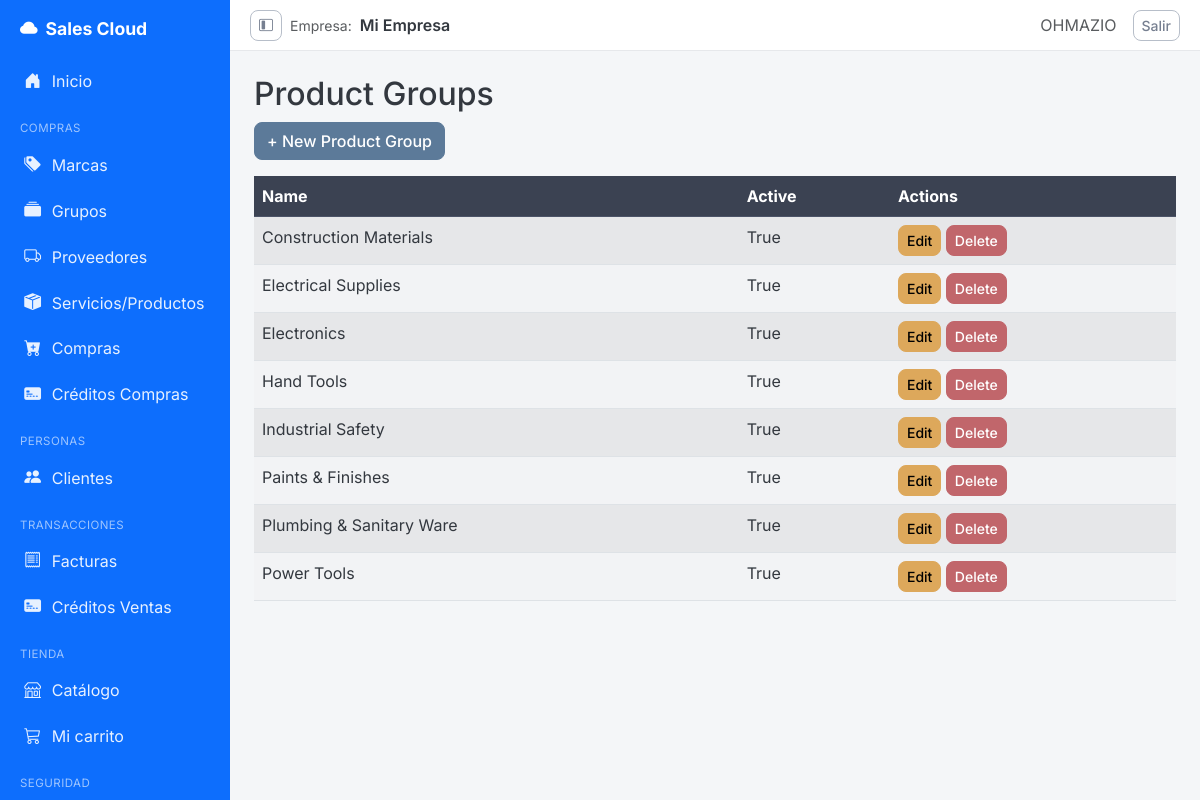
Screenshot of /groups/ (signed in) with the database file from the repository.
### billing/models.py (models this page shows, shortened)
class ProductGroup(models.Model):
    name = models.CharField(max_length=100, unique=True, verbose_name='Group Name')
    is_active = models.BooleanField(default=True)
    created_at = models.DateTimeField(auto_now_add=True)
    updated_at = models.DateTimeField(auto_now=True)
    class Meta:
        verbose_name = 'Product Group'
        verbose_name_plural = 'Product Groups'
        ordering = ['name']
        permissions = [
            ('export_productgroup', 'Can export product group'),
            ('print_productgroup', 'Can print product group'),
        ]

### billing/views.py (the view)
# urls.py: path('groups/', views.ProductGroupListView.as_view(), name='productgroup_list'),
class ProductGroupListView(LoginRequiredMixin, PermissionRequiredMixin, ListView):
    model = ProductGroup; template_name = 'billing/productgroup_list.html'; context_object_name = 'items'
    permission_required = 'billing.view_productgroup'; permission_redirect_url = '/'

### security/templatetags/security_tags.py (called while the page is built)
@register.filter(name='has_group')
def has_group(user, group_name):
    if not user.is_authenticated:
        return False
    if user.is_superuser:      # el superusuario ve todo
        return True
    return user.groups.filter(name=group_name).exists()

### shared/mixins.py (called while the page is built)
    def dispatch(self, request, *args, **kwargs):
        if not request.user.has_perm(self.permission_required):
            messages.error(request, self.permission_error_message)
            return redirect(self.permission_redirect_url)
        return super().dispatch(request, *args, **kwargs)

### storefront/context_processors.py (called while the page is built)
def cart(request):
    return {'cart': Cart(request)}

### billing/templates/billing/productgroup_list.html (shortened to what this page needs)
{% extends 'billing/base_sidebar.html' %}
{% block content %}
<h2>Product Groups</h2>
<a href="{% url 'billing:productgroup_create' %}" class="btn btn-primary mb-3">+ New Product Group</a>
<table class="table table-striped table-hover">
  <thead class="table-dark">
    <tr><th>Name</th><th>Active</th><th>Actions</th></tr>
  </thead>
  <tbody>
    {% for item in items %}
    <tr>
      <td>{{ item.name }}</td>
      <td>{{ item.is_active }}</td>
      <td>
        <a href="{% url 'billing:productgroup_update' item.pk %}" class="btn btn-sm btn-warning">Edit</a>
        <a href="{% url 'billing:productgroup_delete' item.pk %}" class="btn btn-sm btn-danger">Delete</a>
      </td>
    </tr>
    {% empty %}
    <tr><td colspan="3" class="text-center">No records.</td></tr>
    {% endfor %}
  </tbody>
</table>
{% endblock %}

### billing/templates/billing/base_sidebar.html (shortened to what this page needs)
{% load security_tags %}
{% load static %}
<!DOCTYPE html>
<html lang="es">
<head>
  <link href="https://cdn.jsdelivr.net/npm/bootstrap@5.3.0/dist/css/bootstrap.min.css" rel="stylesheet">
  <link rel="stylesheet" href="https://cdn.jsdelivr.net/npm/bootstrap-icons@1.11.1/font/bootstrap-icons.css">
  <link rel="stylesheet" href="{% static 'css/theme.css' %}">
</head>
<body>
<aside class="app-sidebar" id="appSidebar">
  <a class="brand" href="{% url 'billing:home' %}"><i class="bi bi-cloud-fill"></i><span>Sales Cloud</span></a>
  <nav class="nav flex-column">
    <a class="nav-link" href="{% url 'billing:home' %}" title="Inicio"><i class="bi bi-house-door-fill"></i><span>Inicio</span></a>
    {% if user.is_authenticated %}
    {% if user|has_group:'Analista de Compras' or user|has_group:'Administrador' %}
    <div class="nav-section-title">Compras</div>
    <a class="nav-link" href="{% url 'billing:brand_list' %}" title="Marcas"><i class="bi bi-tags-fill"></i><span>Marcas</span></a>
    <a class="nav-link" href="{% url 'billing:productgroup_list' %}" title="Grupos"><i class="bi bi-collection-fill"></i><span>Grupos</span></a>
    <a class="nav-link" href="{% url 'billing:supplier_list' %}" title="Proveedores"><i class="bi bi-truck"></i><span>Proveedores</span></a>
    <a class="nav-link" href="{% url 'billing:product_list' %}" title="Servicios/Productos"><i class="bi bi-box-seam-fill"></i><span>Servicios/Productos</span></a>
    <a class="nav-link" href="{% url 'purchasing:purchase_list' %}" title="Compras"><i class="bi bi-cart-plus-fill"></i><span>Compras</span></a>
    <a class="nav-link" href="{% url 'creditos_compras:compra_list' %}" title="Créditos Compras"><i class="bi bi-credit-card-2-front-fill"></i><span>Créditos Compras</span></a>
    {% endif %}
    {% if user|has_group:'Vendedor' or user|has_group:'Administrador' %}
    <div class="nav-section-title">Personas</div>
    <a class="nav-link" href="{% url 'billing:customer_list' %}" title="Clientes"><i class="bi bi-people-fill"></i><span>Clientes</span></a>
    <div class="nav-section-title">Transacciones</div>
    <a class="nav-link" href="{% url 'billing:invoice_list' %}" title="Facturas"><i class="bi bi-receipt"></i><span>Facturas</span></a>
    <a class="nav-link" href="{% url 'creditos_ventas:factura_list' %}" title="Créditos Ventas"><i class="bi bi-credit-card-2-front-fill"></i><span>Créditos Ventas</span></a>
    {% endif %}
    {% if user|has_group:'Cliente' %}
    <div class="nav-section-title">Tienda</div>
    <a class="nav-link" href="{% url 'storefront:catalog' %}" title="Catálogo"><i class="bi bi-shop"></i><span>Catálogo</span></a>
    <a class="nav-link" href="{% url 'storefront:cart_detail' %}" title="Mi carrito"><i class="bi bi-cart3"></i><span>Mi carrito</span></a>
    {% endif %}
    {% if user|has_group:'Administrador' %}
    <div class="nav-section-title">Seguridad</div>
    {% endif %}
    {% endif %}
  </nav>
</aside>
<div class="app-main">
  <header class="app-topbar">
    <div class="d-flex align-items-center gap-2">
      <button class="btn btn-sm btn-outline-secondary d-none d-md-inline-flex" type="button"
              id="sidebarToggle" title="Colapsar/expandir menú">
        <i class="bi bi-layout-sidebar-inset"></i>
      </button>
      <span class="text-muted small">Empresa:</span>
      <span class="fw-semibold">{{ request.session.company_name|default:"Mi Empresa" }}</span>
    </div>
    <div class="d-flex align-items-center gap-3">
      {% if user.is_authenticated %}
        <span class="text-muted">{{ user.username|upper }}</span>
        <form method="post" action="{% url 'logout' %}" class="d-inline">
          <button type="submit" class="btn btn-sm btn-outline-secondary">Salir</button>
        </form>
      {% else %}
        <a href="{% url 'login' %}" class="btn btn-sm btn-primary">Iniciar sesión</a>
      {% endif %}
    </div>
  </header>
  <div class="app-content">
    {% block content %}{% endblock %}
  </div>
</div>
</body>
</html>

### static/css/theme.css (style rules this page uses)
:root { --bs-primary: #5C7A99; --bs-primary-rgb: 92, 122, 153; --bs-secondary: #8A94A6; --bs-secondary-rgb: 138, 148, 166; --bs-success: #6E9887; --bs-success-rgb: 110, 152, 135; --bs-info: #6FA3AC; --bs-info-rgb: 111, 163, 172; --bs-warning: #DDA85B; --bs-warning-rgb: 221, 168, 91; --bs-danger: #C1666B; --bs-danger-rgb: 193, 102, 107; --bs-light: #F4F5F7; --bs-light-rgb: 244, 245, 247; --bs-dark: #3B4252; --bs-dark-rgb: 59, 66, 82; --bs-body-bg: #F2F3F5; --bs-body-color: #33383F; --bs-link-color: #4E6883; --bs-link-hover-color: #3E5468; --bs-border-radius: 0.5rem; --bs-border-radius-lg: 0.75rem; --bs-border-radius-sm: 0.35rem; }
body { font-family: 'Inter', -apple-system, BlinkMacSystemFont, 'Segoe UI', sans-serif; background-color: var(--bs-body-bg); color: var(--bs-body-color); }
.btn { border-radius: var(--bs-border-radius); font-weight: 500; }
.btn-primary { --bs-btn-bg: #5C7A99; --bs-btn-border-color: #5C7A99; --bs-btn-hover-bg: #4E6883; --bs-btn-hover-border-color: #4E6883; --bs-btn-active-bg: #435870; --bs-btn-active-border-color: #435870; --bs-btn-disabled-bg: #5C7A99; --bs-btn-disabled-border-color: #5C7A99; --bs-btn-focus-shadow-rgb: 92, 122, 153; }
.btn-outline-secondary { --bs-btn-color: #767F90; --bs-btn-border-color: #B7BEC9; --bs-btn-hover-bg: #8A94A6; --bs-btn-hover-border-color: #8A94A6; }
.btn-danger { --bs-btn-bg: #C1666B; --bs-btn-border-color: #C1666B; --bs-btn-hover-bg: #AF565B; --bs-btn-hover-border-color: #AF565B; --bs-btn-active-bg: #9F4D52; --bs-btn-active-border-color: #9F4D52; --bs-btn-disabled-bg: #C1666B; --bs-btn-disabled-border-color: #C1666B; --bs-btn-focus-shadow-rgb: 193, 102, 107; }
.btn-warning { --bs-btn-bg: #DDA85B; --bs-btn-border-color: #DDA85B; --bs-btn-hover-bg: #D19A47; --bs-btn-hover-border-color: #D19A47; --bs-btn-active-bg: #C38F41; --bs-btn-active-border-color: #C38F41; --bs-btn-disabled-bg: #DDA85B; --bs-btn-disabled-border-color: #DDA85B; --bs-btn-focus-shadow-rgb: 221, 168, 91; }
.table-dark { --bs-table-bg: #3B4252; --bs-table-striped-bg: #434A5C; --bs-table-hover-bg: #4A5266; --bs-table-active-bg: #4A5266; --bs-table-border-color: #4C5468; }
.table-striped > tbody > tr:nth-of-type(odd) > * { --bs-table-accent-bg: #F7F8F9; }
a { text-decoration: none; }

### billing/templates/billing/base_sidebar.html (style rules this page uses)
:root { --sidebar-width: 230px; --sidebar-width-collapsed: 64px; --siigo-blue: #0d6efd; }
body { background: #f4f6f8; }
.app-sidebar { position: fixed; top: 0; left: 0; bottom: 0; width: var(--sidebar-width); background: var(--siigo-blue); overflow-x: hidden; overflow-y: auto; z-index: 1030; transition: width .2s ease; }
.app-sidebar .brand { color: #fff; font-weight: 700; font-size: 1.1rem; padding: 1rem 1.25rem; display: flex; align-items: center; gap: .5rem; white-space: nowrap; }
.app-sidebar .nav-link { color: rgba(255,255,255,.9); padding: .65rem 1.25rem; display: flex; align-items: center; gap: .6rem; border-left: 3px solid transparent; white-space: nowrap; }
.app-sidebar .nav-link i { font-size: 1.05rem; width: 1.2rem; text-align: center; flex-shrink: 0; }
.app-sidebar .nav-section-title { color: rgba(255,255,255,.6); font-size: .72rem; text-transform: uppercase; letter-spacing: .04em; padding: 1rem 1.25rem .25rem; white-space: nowrap; }
.app-main { margin-left: var(--sidebar-width); transition: margin-left .2s ease; }
.app-topbar { background: #fff; border-bottom: 1px solid #e6e8eb; padding: .6rem 1.25rem; display: flex; align-items: center; justify-content: space-between; gap: 1rem; }
.app-content { padding: 1.5rem; }
#sidebarToggle { cursor: pointer; }

### rows the page displays
ProductGroup: name "Construction Materials", is_active "True"
ProductGroup: name "Electrical Supplies", is_active "True"
ProductGroup: name "Electronics", is_active "True"
ProductGroup: name "Hand Tools", is_active "True"
ProductGroup: name "Industrial Safety", is_active "True"
ProductGroup: name "Paints & Finishes", is_active "True"
ProductGroup: name "Plumbing & Sanitary Ware", is_active "True"
ProductGroup: name "Power Tools", is_active "True"

### other values shown
{{ request.session.company_name|default:"Mi Empresa" }} "Mi Empresa"
{{ user.username|upper }} "OHMAZIO"
